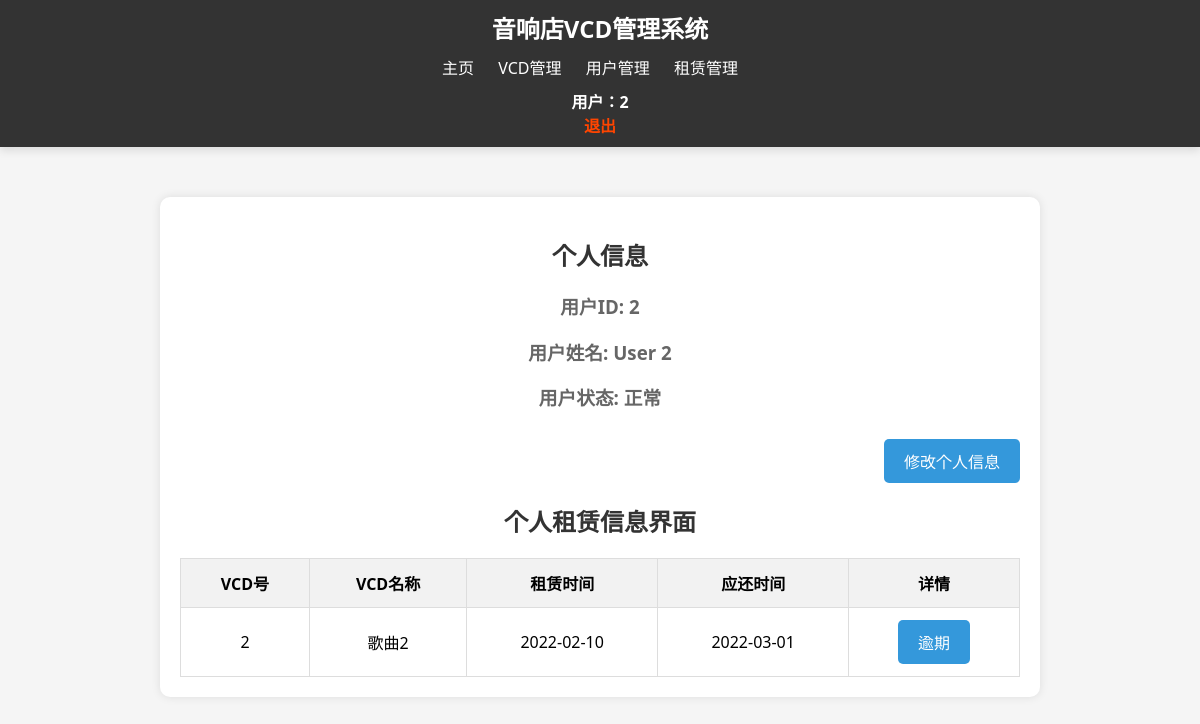
The page /admin.php (signed in) on the database its author committed.
### tables this page shows
CREATE TABLE `user`  (
  `id` int NOT NULL COMMENT '用户ID',
  `password` char(128) NOT NULL COMMENT '密码',
  `name` varchar(50) NULL DEFAULT NULL COMMENT '用户名',
  `status` tinyint UNSIGNED NOT NULL DEFAULT 1 COMMENT '0为挂失,1为正常',
  `admin` tinyint UNSIGNED NOT NULL DEFAULT 0 COMMENT '0为普通用户,1为管理员',
  `last_login_time` datetime NULL DEFAULT NULL COMMENT '最后登录时间',
  PRIMARY KEY (`id`) USING BTREE
);

CREATE TABLE `rental_list`  (
  `audio_id` int NOT NULL COMMENT '音频ID',
  `user_id` int NOT NULL COMMENT '用户ID',
  `rental_date` date NOT NULL COMMENT '租赁日期',
  `return_date` date NOT NULL COMMENT '归还日期',
  PRIMARY KEY (`audio_id`, `user_id`) USING BTREE
);

CREATE TABLE `audio_info`  (
  `id` int NOT NULL AUTO_INCREMENT COMMENT '音频ID',
  `title` varchar(50) NOT NULL COMMENT '标题',
  `artist` varchar(50) NOT NULL COMMENT '艺术家',
  `genre` varchar(30) NOT NULL COMMENT '流派',
  `release_date` date NOT NULL COMMENT '发行日期',
  `price` decimal(8, 2) NOT NULL COMMENT '价格',
  `audio_format` varchar(20) NOT NULL COMMENT '音频格式',
  `description` text NULL COMMENT '描述',
  PRIMARY KEY (`id`) USING BTREE
);

### admin.php (the view, shortened to what this page needs)
<?php
include_once('header.php');
include_once("conn.php");
?>
<!DOCTYPE html>
<html lang="en">
<head>
</head>
<body>
    <div id="userinfo">
        <h2>个人信息</h2>
        <?php
        $id = $_SESSION['id'];
        $query = "SELECT * FROM user WHERE id=?";
        $stmt = $conn->prepare($query);
        $stmt->bind_param("i", $id);
        $stmt->execute();
        $result = $stmt->get_result();
        while ($row = $result->fetch_assoc()) {
            echo "<div style='text-align: center;'>";
            echo "<h3>用户ID: {$row['id']}</h3>";
            echo "<h3>用户姓名: {$row['name']}</h3>";
            echo "<h3>用户状态: " . ($row['status'] == 1 ? '正常' : '挂失') . "</h3>";
            echo "</div>";
        }
        echo "<div class='action-link'><a href='AlterUserManager.php?user_id=$id' class='button'>修改个人信息</a></div>";
        ?>
        <?php
        $query = "SELECT audio_id, title, rental_date, return_date
                FROM rental_list r
                JOIN audio_info a ON r.audio_id = a.id
                WHERE r.user_id=?";
        $stmt = $conn->prepare($query);
        $stmt->bind_param("i", $id);
        $stmt->execute();
        $result = $stmt->get_result();
        echo "<table>";
        echo "<caption><h2>个人租赁信息界面</h2></caption>";
        echo "<tr><th>VCD号</th><th>VCD名称</th><th>租赁时间</th><th>应还时间</th><th>详情</th></tr>";
        $currentTimestamp = time();
        $currentDate = date("Y-m-d", $currentTimestamp);
        $currentDateTimestamp = strtotime($currentDate);
        while ($row = $result->fetch_assoc()) {
            echo "<tr>";
            echo "<td>{$row['audio_id']}</td>";
            echo "<td>{$row['title']}</td>";
            echo "<td>{$row['rental_date']}</td>";
            echo "<td>{$row['return_date']}</td>";
            $returnDateTimestamp = strtotime($row['return_date']);
            if ($currentDateTimestamp <= $returnDateTimestamp) {
                echo "<td><span class='normal'>正常</span></td>";
            } else {
                echo "<td><a href='borrowmanager.php' class='overdue button'>逾期</a></td>";
            }
            echo "</tr>";
        }
        echo "</table>"
            ?>
    </div>
</body>
</html>

### header.php (style rules this page uses)
body { font-family: Arial, sans-serif; margin: 0; padding: 0; background-color: #f4f4f4; }
a { color: #fff; text-decoration: none; }

### admin.php (style rules this page uses)
body { font-family: 'Segoe UI', Tahoma, Geneva, Verdana, sans-serif; background-color: #f5f5f5; margin: 0; padding: 0; box-sizing: border-box; }
#userinfo { width: 70%; margin: 50px auto; background-color: #fff; padding: 20px; border-radius: 10px; box-shadow: 0 0 10px rgba(0, 0, 0, 0.1); }
h2 { text-align: center; color: #333; }
h3 { margin-top: 10px; color: #666; }
table { width: 100%; border-collapse: collapse; margin-top: 20px; }
th, td { border: 1px solid #ddd; padding: 12px; text-align: center; }
th { background-color: #f2f2f2; }
a.button { display: inline-block; padding: 10px 20px; text-decoration: none; background-color: #3498db; color: #fff; border-radius: 5px; transition: background-color 0.3s; }
.action-link { float: right; margin-top: 10px; }

### rows shown on the page
user: id "2", name "User 2", status "正常"
rental_list: audio "2", audio_info.title "歌曲2", rental_date "2022-02-10", return_date "2022-03-01", shows "逾期"

### other values the page prints
$_SESSION['id'] "2"
